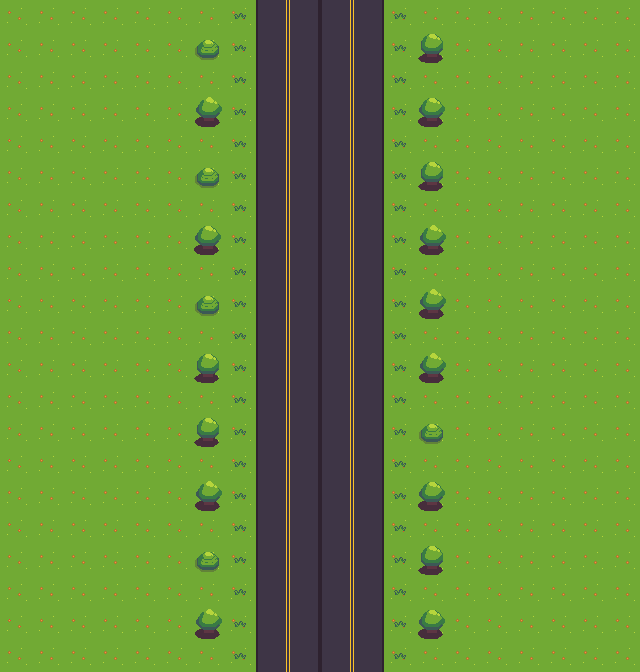

Below is a game level as drawn by its tile map, then a one-line description and the .tmx file that defines it, in full:
An orthogonal 20x21 tile map with 32x32 px tiles, 2 tile layers (Tile Layer 1, Tile Layer 2), 2 tilesets.

<map version="1.10" tiledversion="1.11.0" orientation="orthogonal" renderorder="right-down" width="20" height="21" tilewidth="32" tileheight="32" infinite="0" nextlayerid="4" nextobjectid="1">
 <tileset firstgid="1" source="City Prop Tileset update 2.tsx" />
 <tileset firstgid="193" source="TopDownTileset.tsx" />
 <layer id="1" name="Tile Layer 1" width="20" height="21">
  <data encoding="csv">
417,417,417,417,417,417,417,417,35,36,35,36,417,417,417,417,417,417,417,417,
417,417,417,417,417,417,417,417,51,52,51,52,417,417,417,417,417,417,417,417,
417,417,417,417,417,417,417,417,35,36,35,36,417,417,417,417,417,417,417,417,
417,417,417,417,417,417,417,417,35,36,35,36,417,417,417,417,417,417,417,417,
417,417,417,417,417,417,417,417,35,36,35,36,417,417,417,417,417,417,417,417,
417,417,417,417,417,417,417,417,51,52,51,52,417,417,417,417,417,417,417,417,
417,417,417,417,417,417,417,417,51,52,51,52,417,417,417,417,417,417,417,417,
417,417,417,417,417,417,417,417,35,36,35,36,417,417,417,417,417,417,417,417,
417,417,417,417,417,417,417,417,51,52,51,52,417,417,417,417,417,417,417,417,
417,417,417,417,417,417,417,417,35,36,35,36,417,417,417,417,417,417,417,417,
417,417,417,417,417,417,417,417,51,52,51,52,417,417,417,417,417,417,417,417,
417,417,417,417,417,417,417,417,35,36,35,36,417,417,417,417,417,417,417,417,
417,417,417,417,417,417,417,417,51,52,51,52,417,417,417,417,417,417,417,417,
417,417,417,417,417,417,417,417,35,36,35,36,417,417,417,417,417,417,417,417,
417,417,417,417,417,417,417,417,35,36,35,36,417,417,417,417,417,417,417,417,
417,417,417,417,417,417,417,417,35,36,35,36,417,417,417,417,417,417,417,417,
417,417,417,417,417,417,417,417,51,52,51,52,417,417,417,417,417,417,417,417,
417,417,417,417,417,417,417,417,51,52,51,52,417,417,417,417,417,417,417,417,
417,417,417,417,417,417,417,417,35,36,35,36,417,417,417,417,417,417,417,417,
417,417,417,417,417,417,417,417,51,52,51,52,417,417,417,417,417,417,417,417,
417,417,417,417,417,417,417,417,35,36,35,36,417,417,417,417,417,417,417,417
</data>
 </layer>
 <layer id="3" name="Tile Layer 2" width="20" height="21">
  <data encoding="csv">
0,0,0,0,0,0,0,368,0,0,0,0,368,0,0,0,0,0,0,0,
0,0,0,0,0,0,334,368,0,0,0,0,368,335,0,0,0,0,0,0,
0,0,0,0,0,0,0,368,0,0,0,0,368,0,0,0,0,0,0,0,
0,0,0,0,0,0,320,368,0,0,0,0,368,321,0,0,0,0,0,0,
0,0,0,0,0,0,0,368,0,0,0,0,368,0,0,0,0,0,0,0,
0,0,0,0,0,0,334,368,0,0,0,0,368,335,0,0,0,0,0,0,
0,0,0,0,0,0,0,368,0,0,0,0,368,0,0,0,0,0,0,0,
0,0,0,0,0,0,321,368,0,0,0,0,368,320,0,0,0,0,0,0,
0,0,0,0,0,0,0,368,0,0,0,0,368,0,0,0,0,0,0,0,
0,0,0,0,0,0,334,368,0,0,0,0,368,320,0,0,0,0,0,0,
0,0,0,0,0,0,0,368,0,0,0,0,368,0,0,0,0,0,0,0,
0,0,0,0,0,0,335,368,0,0,0,0,368,320,0,0,0,0,0,0,
0,0,0,0,0,0,0,368,0,0,0,0,368,0,0,0,0,0,0,0,
0,0,0,0,0,0,335,368,0,0,0,0,368,334,0,0,0,0,0,0,
0,0,0,0,0,0,0,368,0,0,0,0,368,0,0,0,0,0,0,0,
0,0,0,0,0,0,320,368,0,0,0,0,368,321,0,0,0,0,0,0,
0,0,0,0,0,0,0,368,0,0,0,0,368,0,0,0,0,0,0,0,
0,0,0,0,0,0,334,368,0,0,0,0,368,335,0,0,0,0,0,0,
0,0,0,0,0,0,0,368,0,0,0,0,368,0,0,0,0,0,0,0,
0,0,0,0,0,0,320,368,0,0,0,0,368,321,0,0,0,0,0,0,
0,0,0,0,0,0,0,368,0,0,0,0,368,0,0,0,0,0,0,0
</data>
 </layer>
</map>
